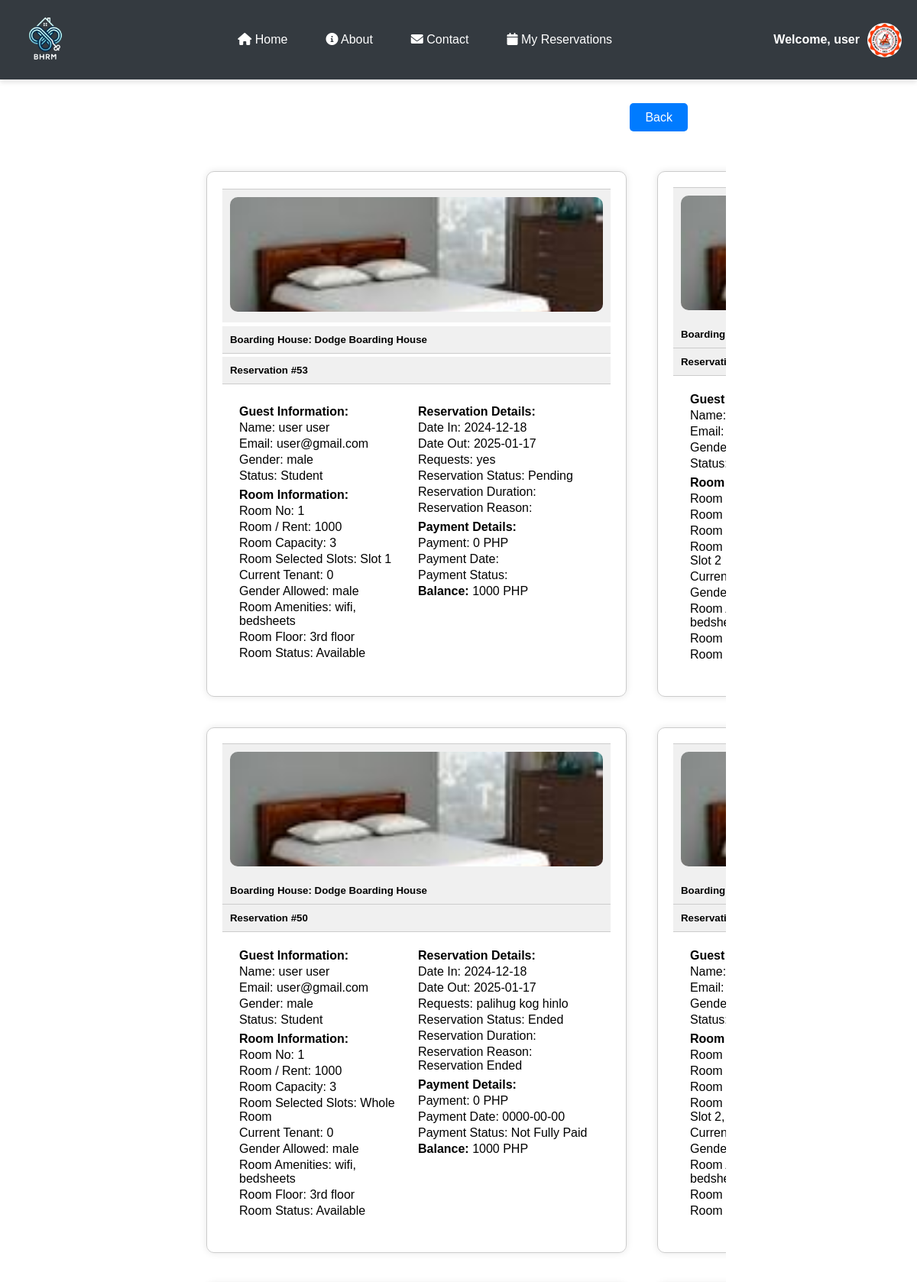
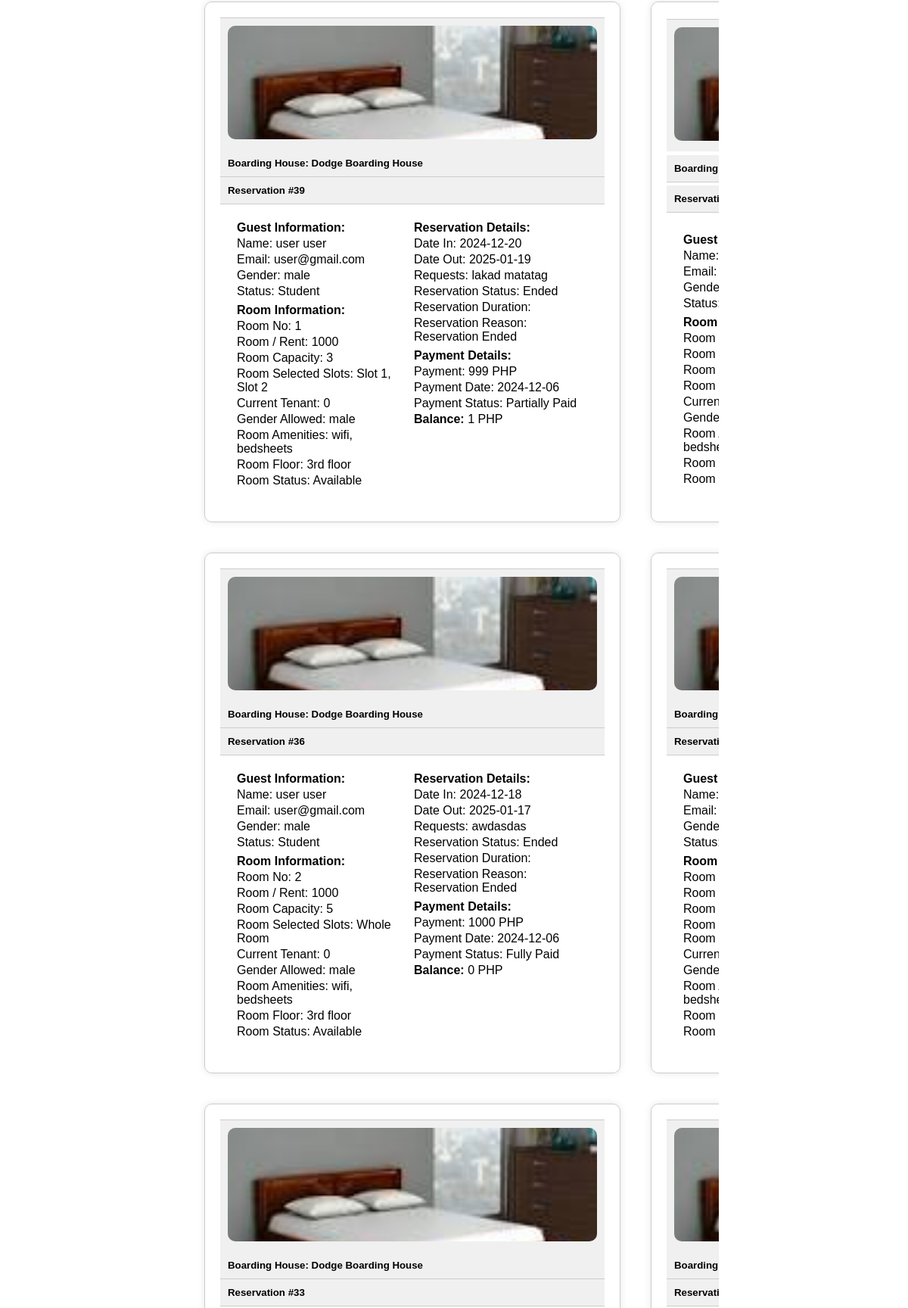
The page /reservation.php (signed in, upper part) on the database its author committed (2 pictures, top to bottom).
### tables this page shows
CREATE TABLE `users` (
  `id` int(11) NOT NULL,
  `image` varchar(255) NOT NULL,
  `fname` varchar(50) NOT NULL,
  `lname` varchar(50) NOT NULL,
  `gender` varchar(255) NOT NULL,
  `tenant_status` varchar(255) NOT NULL,
  `school` varchar(255) NOT NULL,
  `uname` varchar(50) NOT NULL,
  `pass` varchar(50) NOT NULL,
  `role` varchar(50) NOT NULL,
  `hname` varchar(255) NOT NULL
);

CREATE TABLE `reservation` (
  `id` int(255) NOT NULL,
  `image` varchar(255) NOT NULL,
  `fname` varchar(255) NOT NULL,
  `lname` varchar(255) NOT NULL,
  `email` varchar(255) NOT NULL,
  `gender` varchar(255) NOT NULL,
  `date_in` date DEFAULT NULL,
  `date_out` date DEFAULT NULL,
  `tenant_status` varchar(255) NOT NULL,
  `school` varchar(255) NOT NULL,
  `addons` varchar(255) NOT NULL,
  `room_no` int(255) NOT NULL,
  `capacity` int(255) NOT NULL,
  `room_slot` varchar(255) NOT NULL,
  `current_tenant` int(255) NOT NULL,
  `amenities` varchar(255) NOT NULL,
  `tenant_type` varchar(255) NOT NULL,
  `room_floor` varchar(255) NOT NULL,
  `price` int(255) NOT NULL,
  `status` varchar(255) NOT NULL,
  `payment` int(255) NOT NULL,
  `pay_stat` varchar(255) NOT NULL,
  `pay_date` date DEFAULT NULL,
  `res_stat` varchar(255) NOT NULL,
  `res_duration` varchar(255) NOT NULL,
  `res_reason` varchar(255) NOT NULL,
  `hname` varchar(255) NOT NULL,
  `owner` varchar(255) NOT NULL
);

### reservation.php (the view, shortened to what this page needs)
<?php require 'php/connection.php';
?>
<!DOCTYPE html>
<html lang="en">
<head>
</head>
<body>
    <?php include 'navbar.php'; ?>
    <?php if(!empty($_SESSION['role']) && $_SESSION['role'] == 'landlord'): ?>
    <?php else: ?>
        <div class="back">
            <div>
                <?php
                    if(empty($_SESSION['uname'])){
                        echo "<a class='btn' href='index.php'>Back</a>";
                    }else{
                        echo "<a class='btn' href='index.php'>Back</a>";
                    }
                ?>
            </div>
        </div>
    <?php endif; ?>
    <div class="container">
        <?php
        if (!empty($_SESSION['uname']) && $_SESSION['role'] == 'user' && empty($_SESSION['hname'])) {
            $uname = $_SESSION['uname'];
            $reservationQuery = "SELECT * FROM reservation WHERE email = '$uname' ORDER BY id DESC";
            $reservationResult = mysqli_query($conn, $reservationQuery);
            while ($reservation = mysqli_fetch_assoc($reservationResult)) {
                $reservationId = $reservation['id'];
                $roomPrice = $reservation['price'];
                $twobalance = $reservation['price'] - $reservation['payment'];
                $paymentQuery = "SELECT * FROM payments WHERE res_id = '$reservationId' ORDER BY id DESC";
                $paymentResult = mysqli_query($conn, $paymentQuery);
                $payment = mysqli_fetch_assoc($paymentResult);
                $paymentAmount = $payment['payment'] ?? 0;
                $balance = $roomPrice - $paymentAmount;
                ?>
                <div class="card">
                    <div class="card-footer">
                        <img src="<?php echo $reservation['image']; ?>" alt="Boarding House Image">
                    </div>
                    <div class="card-header">
                        <h5>Boarding House: <?php echo $reservation['hname']; ?></h5>
                    </div>
                    <div class="card-header">
                        <h5>Reservation #<?php echo $reservation['id']; ?></h5>
                    </div>
                    <div class="card-body">
                        <div class="row">
                            <div class="col-md-6">
                                <p><strong>Guest Information:</strong></p>
                                <p>Name: <?php echo $reservation['fname'] . ' ' . $reservation['lname']; ?></p>
                                <p>Email: <?php echo $reservation['email']; ?></p>
                                <p>Gender: <?php echo $reservation['gender']; ?></p>
                                <p>Status: <?php echo $reservation['tenant_status']; ?></p>
                            </div>
                            <div class="col-md-6">
                                <p><strong>Room Information:</strong></p>
                                <p>Room No: <?php echo $reservation['room_no']; ?></p>
                                <p>Room / Rent: <?php echo $reservation['price']; ?></p>
                                <p>Room Capacity: <?php echo $reservation['capacity']; ?></p>
                                <p>Room Selected Slots: <?php echo $reservation['room_slot']; ?></p>
                                <p>Current Tenant: <?php echo $reservation['current_tenant']; ?></p>
                                <p>Gender Allowed: <?php echo $reservation['gender']; ?></p>
                                <p>Room Amenities: <?php echo $reservation['amenities']; ?></p>
                                <p>Room Floor: <?php echo $reservation['room_floor']; ?></p>
                                <p>Room Status: <?php echo $reservation['status']; ?></p>
                            </div>
                        </div>
                        <div class="row">
                            <div class="col-md-6">
                                <p><strong>Reservation Details:</strong></p>
                                <p>Date In: <?php echo $reservation['date_in']; ?></p>
                                <p>Date Out: <?php echo $reservation['date_out']; ?></p>
                                <p>Requests: <?php echo $reservation['addons']; ?></p>
                                <p>Reservation Status: <?php echo $reservation['res_stat']; ?></p>
                                <p>Reservation Duration: <?php echo $reservation['res_duration']; ?></p>
                                <p>Reservation Reason: <?php echo $reservation['res_reason']; ?></p>
                            </div>
                            <div class="col-md-6">
                                <p><strong>Payment Details:</strong></p>
                                <?php if ($payment) { ?>
                                    <p>Payment: <?php echo $payment['payment'] . ' PHP'; ?></p>
                                    <p>Payment Date: <?php echo $payment['pay_date']; ?></p>
                                    <p>Payment Status: <?php echo $payment['pay_stat']; ?></p>
                                    <p><strong>Balance: </strong><?php echo $balance . ' PHP'; ?></p>
                                <?php } else { ?>
                                    <p>Payment:  <?php echo $reservation['payment'] . ' PHP'; ?></p>
                                    <p>Payment Date: <?php echo $reservation['pay_date']; ?></p>
                                    <p>Payment Status: <?php echo $reservation['pay_stat']; ?></p>
                                    <p><strong>Balance: </strong><?php echo $twobalance . ' PHP'; ?></p>
                                <?php } ?>
                            </div>
                        </div>
                    </div>
                </div>
                <?php
            }
        }
        ?>
    </div>
</body>
</html>

### navbar.php (shortened to what this page needs)
<!DOCTYPE html>
<html lang="en">
<head>
    <link rel="stylesheet" href="https://cdnjs.cloudflare.com/ajax/libs/font-awesome/6.0.0/css/all.min.css">
</head>
<body>
<?php
    if (!empty($_SESSION['uname'])) {
        $uname = $_SESSION['uname'];
        $query = "SELECT * FROM users WHERE uname = '$uname'";
        $result = mysqli_query($conn, $query);
        $fetch = mysqli_fetch_assoc($result);
    }
?>
<nav class="navbar">
    <a class="navbar-brand" href="#">
        <img src="images/logo.png" alt="Logo">
    </a>
    <div class="nav-links">
        <a class="nav-link" href="index.php"><i class="fas fa-home"></i> Home</a>
        <a class="nav-link" href="about.php"><i class="fas fa-info-circle"></i> About</a>
        <a class="nav-link" href="contact.php"><i class="fas fa-envelope"></i> Contact</a>
        <?php if (!empty($_SESSION['uname']) && $_SESSION['role'] == 'user'): ?>
            <a class="nav-link" href="reservation.php"><i class="fas fa-calendar"></i> My Reservations</a>
        <?php endif; ?>
    </div>
    <div class="login">
        <?php if (empty($_SESSION['uname'])): ?>
            <a class="button" href="php/login.php"><i class="fas fa-sign-in-alt"></i> Login</a>
        <?php else: ?>
            <div class="profile-dropdown">
                <span>Welcome, <?php echo $fetch['fname']; ?></span>
                <img src="<?php echo $fetch['image']; ?>" alt="Profile Image" class="profile-img">
            </div>
        <?php endif; ?>
    </div>
</nav>
</body>
</html>

### reservation.php (style rules this page uses)
* { margin: 0; padding: 0; box-sizing: border-box; font-family: sans-serif; }
a { text-decoration: none; color: black; }
body { margin: 0; font-family: Arial, sans-serif; margin-left: 220px; }
body { margin: 0; padding: 0; box-sizing: border-box; color: black; }
img { width: 150px; height: auto; }
.back { height: 100px; display: flex; justify-content: right; align-items: center; margin-right: 300px; }
.back a { height: auto; }
.btn { color: rgb(255, 255, 255); padding: 10px 20px; border-radius: 5px; font-size: 16px; cursor: pointer; background-color: #007bff; }
.container { margin: 0 250px; width: auto; display: grid; grid-template-columns: 1fr 1fr 1fr; grid-template-rows: 1fr; overflow-y: scroll; overflow-x: scroll; height: auto; }
.card { margin: 20px; padding: 20px; display: flex; flex-direction: column; justify-content: space-around; border: 1px solid #ccc; border-radius: 10px; box-shadow: 0 0 10px rgba(0, 0, 0, 0.1); width: 550px; }
.card-header { background-color: #f0f0f0; padding: 10px; border-bottom: 1px solid #ccc; }
.card-body { width: auto; padding: 20px; display: grid; grid-template-columns: 1fr 1fr; }
.col-md-6 { padding: 2px; }
.col-md-6 p { margin-bottom: 3px; }
.card-footer { padding: 10px; background-color: #f0f0f0; border-top: 1px solid #ccc; }
.card-footer img { width: 100%; height: 150px; object-fit: cover; border-radius: 10px; }

### navbar.php (style rules this page uses)
* { margin: 0; padding: 0; box-sizing: border-box; font-family: sans-serif; }
.navbar { background-color: #343a40; display: flex; justify-content: space-between; align-items: center; padding: 10px 20px; box-shadow: 0 4px 6px rgba(0, 0, 0, 0.1); position: relative; }
.navbar-brand img { width: 80px; height: 80px; }
.nav-links { display: flex; gap: 20px; align-items: center; }
.nav-link { color: white; text-decoration: none; padding: 10px 15px; transition: color 0.3s ease; }
.profile-dropdown { position: relative; display: flex; align-items: center; cursor: pointer; }
.profile-dropdown span { color: white; font-weight: bold; margin-right: 10px; }
.profile-img { width: 45px; height: 45px; border-radius: 50%; object-fit: cover; }

### rows shown on the page
users: fname "user", image (picture)
reservation: image (picture), hname "Dodge Boarding House", id "53", fname "user", lname "user", email "user@gmail.com", gender "male", tenant_status "Student", room_no "1", price "1000", capacity "3", room_slot "Slot 1", current_tenant "0", amenities "wifi, bedsheets", room_floor "3rd floor", status "Available", date_in "2024-12-18", date_out "2025-01-17", addons "yes", res_stat "Pending", payment "0"
reservation: image (picture)
reservation: image (picture), hname "Dodge Boarding House", id "50", fname "user", lname "user", email "user@gmail.com", gender "male", tenant_status "Student", room_no "1", price "1000", capacity "3", room_slot "Whole Room", current_tenant "0", amenities "wifi, bedsheets", room_floor "3rd floor", status "Available", date_in "2024-12-18", date_out "2025-01-17", addons "palihug kog hinlo", res_stat "Ended", res_reason "Reservation Ended", payment "0", pay_date "0000-00-00", pay_stat "Not Fully Paid"
reservation: image (picture)
reservation: image (picture), hname "Dodge Boarding House", id "39", fname "user", lname "user", email "user@gmail.com", gender "male", tenant_status "Student", room_no "1", price "1000", capacity "3", room_slot "Slot 1, Slot 2", current_tenant "0", amenities "wifi, bedsheets", room_floor "3rd floor", status "Available", date_in "2024-12-20", date_out "2025-01-19", addons "lakad matatag", res_stat "Ended", res_reason "Reservation Ended", payment "999", pay_date "2024-12-06", pay_stat "Partially Paid", twobalance "1"
reservation: image (picture)
reservation: image (picture), hname "Dodge Boarding House", id "36", fname "user", lname "user", email "user@gmail.com", gender "male", tenant_status "Student", room_no "2", price "1000", capacity "5", room_slot "Whole Room", current_tenant "0", amenities "wifi, bedsheets", room_floor "3rd floor", status "Available", date_in "2024-12-18", date_out "2025-01-17", addons "awdasdas", res_stat "Ended", res_reason "Reservation Ended", payment "1000", pay_date "2024-12-06", pay_stat "Fully Paid", twobalance "0"
reservation: image (picture)
reservation: image (picture), hname "Dodge Boarding House", id "33"
reservation: image (picture)
